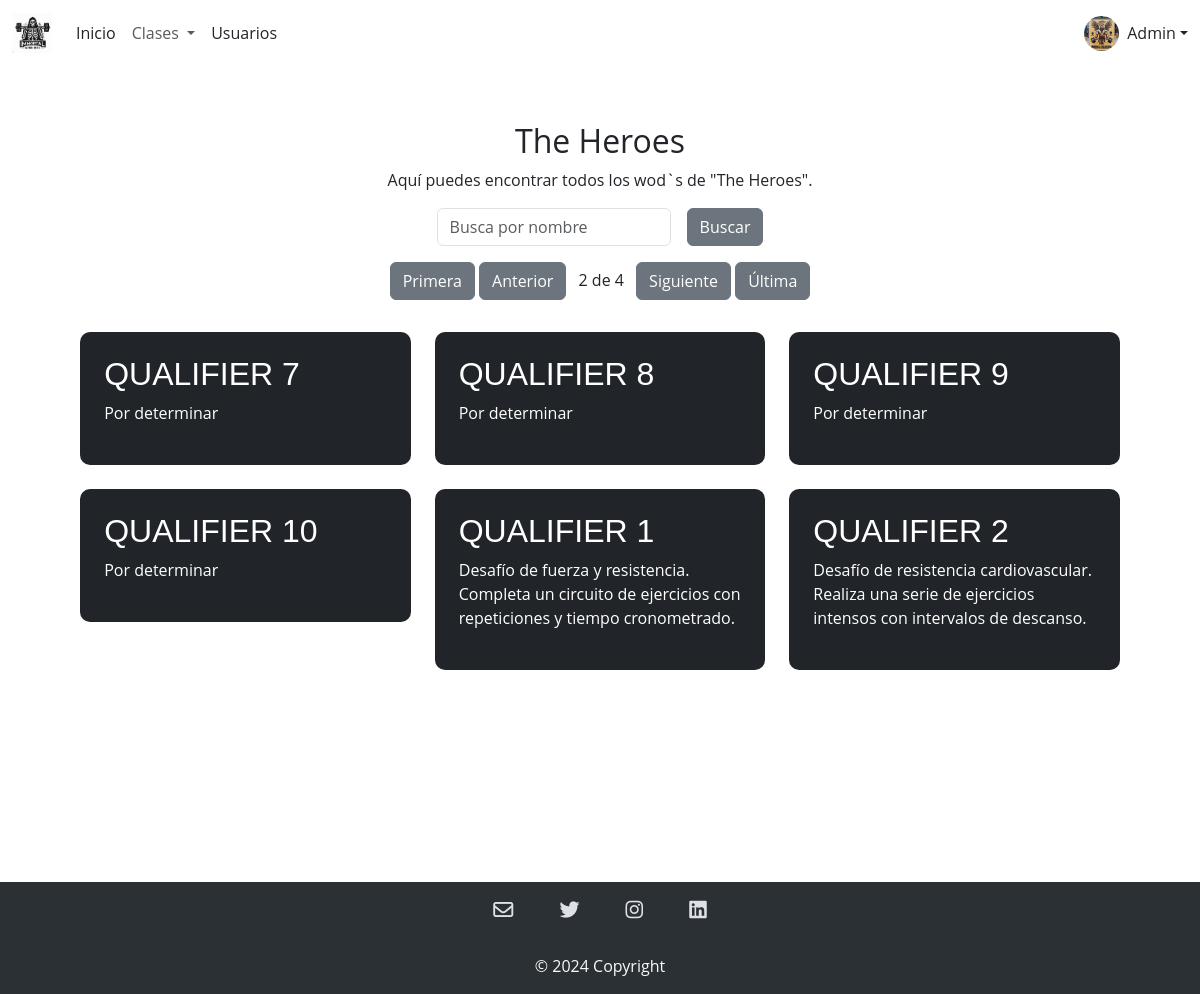
Screenshot of /admin/qualifiers.php?pagina=2 with the database file from the repository.
### tables this page shows
CREATE TABLE `wods` (
  `ID_Wods` int(11) NOT NULL,
  `Nombre` varchar(255) NOT NULL,
  `Descripcion` varchar(255) NOT NULL,
  `Tipo` enum('The Girls','The Heroes','Programas','Distancias','Desafios','Qualifiers') NOT NULL
);

### admin/qualifiers.php (the view, shortened to what this page needs)
<?php
include '../modulos/headerAdmin.php';
?>
<?php
include '../CRUD/conexion.php';
$resultados_por_pagina = 6;
$sql_total = "SELECT COUNT(*) as total FROM wods WHERE tipo = 'Qualifiers'";
$result_total = $conexion->query($sql_total);
$row_total = $result_total->fetch_assoc();
$total_resultados = $row_total['total'];
$total_paginas = ceil($total_resultados / $resultados_por_pagina);
$pagina_actual = isset($_GET['pagina']) ? $_GET['pagina'] : 1;
$inicio = ($pagina_actual - 1) * $resultados_por_pagina;
$sql_pagina = "SELECT * FROM wods WHERE tipo = 'Qualifiers' LIMIT $inicio, $resultados_por_pagina";
$result_pagina = $conexion->query($sql_pagina);
?>
<section class="general bg-white my-2">
    <div class="container mt-5">
        <h2 class="text-center">The Heroes</h2>
        <div class="text-center">
            <p>Aquí puedes encontrar todos los wod`s de "The Heroes".</p>
        </div>
        <div id="data-table-basic_filter" class="d-flex justify-content-center gap-3">
            <label class="text-center">
                <input type="search" class="form-control" id="inputBusqueda" placeholder="Busca por nombre" aria-controls="data-table-basic">
            </label>
            <button class="btn btn-secondary ml-3">Buscar</button>
        </div>
        <div id="pagination" class="text-center m-3 ">
            <?php if ($total_paginas > 1) : ?>
                <a href="?pagina=1" class="btn btn-secondary">Primera</a>
                <a href="?pagina=<?php echo $pagina_actual > 1 ? $pagina_actual - 1 : 1; ?>" class="btn btn-secondary">Anterior</a>
                <span class="mx-2"><?php echo $pagina_actual; ?> de <?php echo $total_paginas; ?></span>
                <a href="?pagina=<?php echo $pagina_actual < $total_paginas ? $pagina_actual + 1 : $total_paginas; ?>" class="btn btn-secondary">Siguiente</a>
                <a href="?pagina=<?php echo $total_paginas; ?>" class="btn btn-secondary">Última</a>
            <?php endif; ?>
        </div>
        <div class="row p-3" id="wodContainer">
            <?php
            if ($result_pagina->num_rows > 0) {
                while ($wod = $result_pagina->fetch_assoc()) {
            ?>
                    <div class="cuadro-wod col-md-6 col-lg-4  mb-4">
                        <div class="p-4 bg-dark">
                            <h4 class="titulo-wods"><?php echo $wod['Nombre']; ?></h4>
                            <p><?php echo $wod['Descripcion']; ?></p>
                        </div>
                    </div>
            <?php
                }
            } else {
                echo "No se encontraron wods.";
            }
            ?>
        </div>
    </div>
</section>
<?php
include '../modulos/footer.php';
?>

### css/style.css (style rules this page uses)
* { font-family: 'Open Sans', sans-serif; }
body { background-color: #ffffff; }
.row { display: flex; justify-content: center; }
.container { justify-content: center; align-content: center; }
.p-4 { border-radius: 10px; }
.titulo-wods { font-family: 'Noto Sans JP', sans-serif; text-transform: uppercase; font-size: 2rem; line-height: normal; }
.cuadro-wod { color:white; width: 32%; height: 20%; }
.general { min-height: 100vh; }

### rows the page displays
wods: Nombre "QUALIFIER 7", Descripcion "Por determinar"
wods: Nombre "QUALIFIER 8", Descripcion "Por determinar"
wods: Nombre "QUALIFIER 9", Descripcion "Por determinar"
wods: Nombre "QUALIFIER 10", Descripcion "Por determinar"
wods: Nombre "QUALIFIER 1", Descripcion "Desafío de fuerza y resistencia. Completa un circuito de ejercicios con repeticiones y tiempo cronometrado."
wods: Nombre "QUALIFIER 2", Descripcion "Desafío de resistencia cardiovascular. Realiza una serie de ejercicios intensos con intervalos de descanso."

### other values shown
$pagina_actual "2"
$total_paginas "4"
